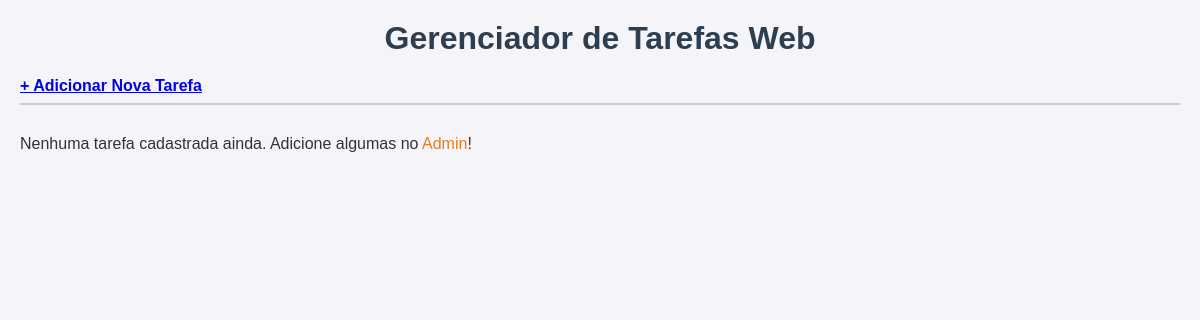
Page /tarefas/ on the earlier database version.
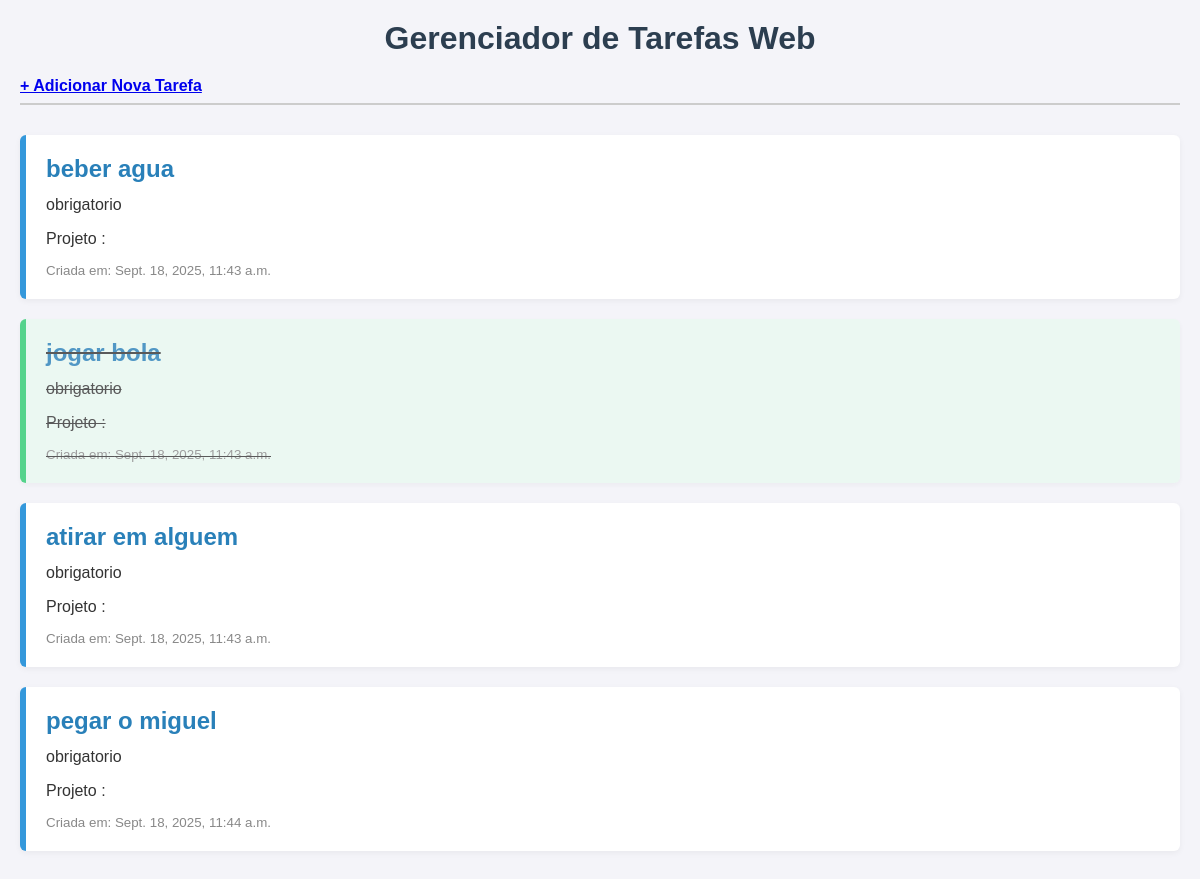
Same page on the later database version.
### tarefas/models.py (models this page shows, shortened)
class Tarefa(models.Model):
    titulo = models.CharField (max_length = 200)
    descricao = models.TextField (blank = True, null = True)
    data_criacao = models.DateTimeField(auto_now_add = True)
    concluida = models.BooleanField (default = False)
    projeto = models.ForeignKey (Projeto, on_delete = models.CASCADE, null = True, blank = True)

### tarefas/views.py (the view)
# urls.py: path('',views.listar_tarefas, name = 'listar_tarefas'),
def listar_tarefas(request):
    tarefas_salvas = Tarefa.objects.all()
    contexto = {
        'minhas_tarefas': tarefas_salvas
    }
    return render(request, 'tarefas/lista.html', contexto)

### tarefas/templates/tarefas/lista.html (shortened to what this page needs)
<!DOCTYPE html>
<html lang="pt-br">
<head>
    {% load static %}
    <link rel="stylesheet" href="{% static 'lista/lista.css' %}">
</head>
<body>
    <h1>Gerenciador de Tarefas Web</h1>
    <a href="{% url 'adicionar_tarefa' %}"><strong>+ Adicionar Nova Tarefa</strong></a>
    <hr>
    {% for tarefa in minhas_tarefas %}
        <div class="tarefa {% if tarefa.concluida %}concluida{% endif %}">
            <h2><a href="{% url 'detalhe_tarefa' tarefa.id %}">{{ tarefa.titulo }}</a></h2>
            <p>{{ tarefa.descricao }}</p>
            <p>Projeto :{{tarefa.projeto.nome}}</p>
            <small>Criada em: {{ tarefa.data_criacao }}</small>
        </div>
    {% empty %}
        <p>Nenhuma tarefa cadastrada ainda. Adicione algumas no <a href="/admin/">Admin</a>!</p>
    {% endfor %}
</body>
</html>

Differences in the rows shown:
added Tarefa: titulo "beber agua", descricao "obrigatorio", data_criacao "Sept. 18, 2025, 11:43 a.m."
added Tarefa: titulo "jogar bola", descricao "obrigatorio", data_criacao "Sept. 18, 2025, 11:43 a.m.", concluida True (drawn)
added Tarefa: titulo "atirar em alguem", descricao "obrigatorio", data_criacao "Sept. 18, 2025, 11:43 a.m."
added Tarefa: titulo "pegar o miguel", descricao "obrigatorio", data_criacao "Sept. 18, 2025, 11:44 a.m."
Other differences:
text no longer shown: "Nenhuma tarefa cadastrada ainda. Adicione algumas no Admin !"
